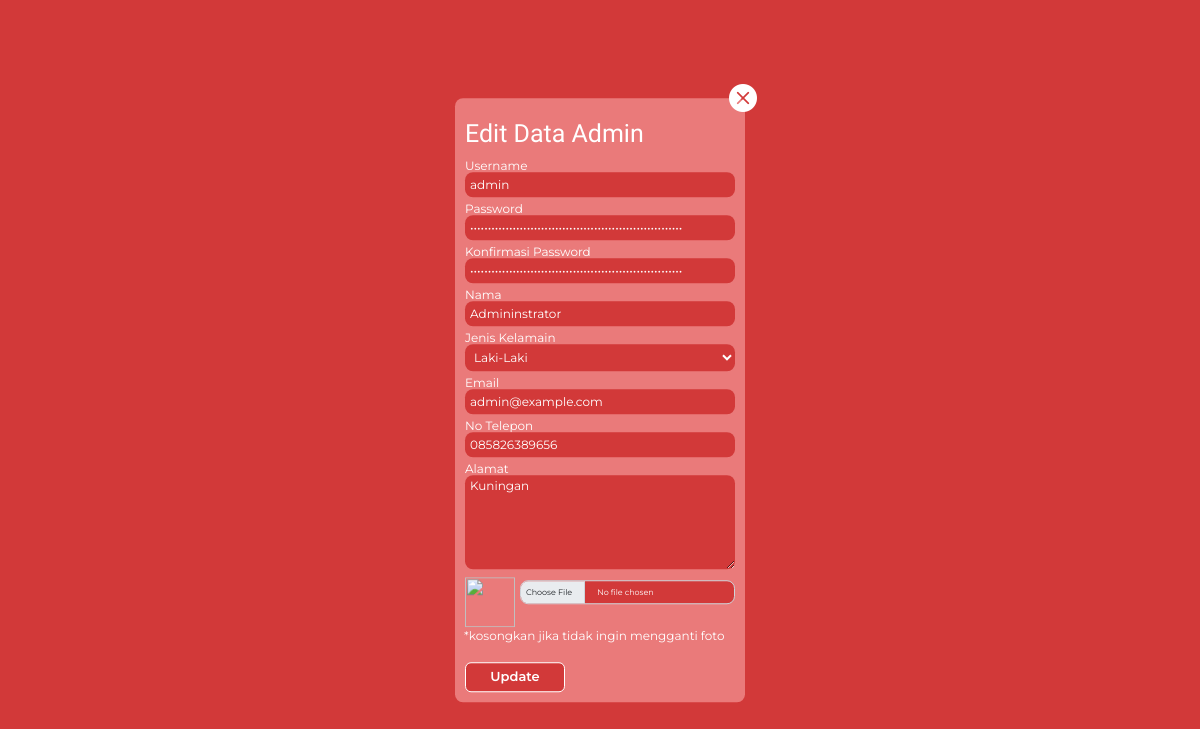
Screenshot of /edit-profil-admin.php (signed in) with the database file from the repository.
### tables this page shows
CREATE TABLE `user` (
  `id_user` int(11) NOT NULL,
  `username` varchar(50) NOT NULL,
  `pwd` varchar(255) NOT NULL,
  `nama` varchar(100) NOT NULL,
  `email` varchar(100) NOT NULL,
  `foto` varchar(100) NOT NULL,
  `no_induk` int(100) NOT NULL,
  `semester` int(100) NOT NULL,
  `ipk` varchar(11) NOT NULL,
  `alamat` text NOT NULL,
  `no_hp` varchar(50) NOT NULL,
  `jk` varchar(10) NOT NULL,
  `sudah_krs` varchar(100) NOT NULL,
  `level` varchar(25) NOT NULL
);

### function.php (called while the page is built, shortened)
<?php
    $conn = mysqli_connect("localhost","root","","m-project");
    function query($query) {
        global $conn;
        $result = mysqli_query($conn, $query);
        $rows = [];
        while ($row = mysqli_fetch_assoc($result)) {
            $rows[] = $row;
        }
        return $rows;
    }
    function deskripsi($teks) {
        $text = $teks;
        $kunci = 'm-project';
        $key = hash('sha256', $kunci);
        $pkey = "123";
        $method = "aes-192-cfb1";
        $iv = substr(hash('sha256', $pkey), 0, 16);
        $deskripsi = base64_decode($text);
        $deskripsi = openssl_decrypt($deskripsi, $method, $key, 0, $iv);
        return $deskripsi;
    }
?>

### edit-profil-admin.php (the view, shortened to what this page needs)
<?php
    include("function.php");
    $deskripsi = deskripsi($_COOKIE['project']);
    $data_diri = query("SELECT * FROM user WHERE id_user = $deskripsi")[0];
    if($data_diri['jk'] == "L") {
        $jk = "Laki-Laki";
    } else {
        $jk = "Perempuan";
    }
?>
<!DOCTYPE html>
<html lang="en">
<head>
    <link rel="stylesheet" href="bootstrap/css/bootstrap.min.css" />
    <link rel="stylesheet" href="https://cdn.jsdelivr.net/npm/bootstrap-icons@1.10.2/font/bootstrap-icons.css">
    <link rel="stylesheet" href="folder_css/admin.css" />
</head>
<body>
    <div class="container-fluid-md d-flex" style="background-color: #D23939; padding-left: 0px;">
    <div class="content tab-content" id="content">
        <div class="container-sm active" id="editr">
            <h3>Edit Data Admin</h3>
            <button type="reset" class="btn back">
                <a href="admin.php"><i class="bi bi-x-circle-fill"></i></a>
            </button>
            <form action="" method="post" enctype="multipart/form-data">
                <fifieldset>
                    <label for="username">Username</label>
                    <input type="text" placeholder="Username" name="username" value="<?= $data_diri['username']; ?>" required>
                    <label for="pwd">Password</label>
                    <input type="password" placeholder="Password" name="pwd" value="<?= $data_diri['pwd']; ?>" required>
                    <label for="pwd">Konfirmasi Password</label>
                    <input type="password" placeholder="Konformasi Password" name="pwd2" value="<?= $data_diri['pwd']; ?>" required>
                    <label for="nama">Nama</label>
                    <input type="text" placeholder="Nama" name="nama" value="<?= $data_diri['nama']; ?>" required>
                    <label for="jk">Jenis Kelamain</label>
                    <select name="jk" required>
                        <option value="<?= $data_diri['jk']; ?>" selected hidden><?= $jk ?></option>
                    </select>
                    <label for="email">Email</label>
                    <input type="email" placeholder="Email" name="email" value="<?= $data_diri['email']; ?>" required>
                    <label for="nohp">No Telepon</label>
                    <input type="text" placeholder="No. Telp" name="no_hp" value="<?= $data_diri['no_hp']; ?>" required>
                    <label for="alamat">Alamat</label>
                    <textarea class="text-white" name="alamat" cols="25" rows="7" placeholder="Alamat" required><?= $data_diri['alamat']; ?></textarea>
                    <img src="profil/<?= $data_diri['foto']; ?>" class="img-preview">
                    <div class="input-group mb-3 uploadFoto">
                        <input type="file" class="form-control" id="profil" name="foto" onchange="previewImg()">
                        <label for="foto" class="mb-1">*kosongkan jika tidak ingin mengganti foto</label>
                    </div>
                    <button type="submit" class="btn btn-sm" name="submit">
                        <a>Update</a>
                    </button>
            </form>
        </div>
    </div>
    </div>
</body>
</html>

### folder_css/admin.css (style rules this page uses)
* { margin: 0; padding: 0; border: 0; box-sizing: border-box; font-family: "Montserrat", sans-serif; }
body { line-height: 1; background-color: #d23939; }
body select { background: #d23939; border-radius: 8px; margin-bottom: 6px; padding: 5px; width: 100%; color: #ffffff; }
#editr { position: absolute; width: 290px; padding: 10px; left: 50%; top: 0; background: #ea7a7a; border-radius: 8px; font-weight: 400; font-size: 12px; line-height: 12px; color: #ffffff; transform: translate(-50%, -50%) scale(0.1); visibility: hidden; transition: all ease-in 0.4s; }
#editr form .form-control { position: absolute; font-size: 0.5rem; width: 215px; margin-top: -50px; margin-left: 55px; }
#editr form img { width: 50px; height: 50px; margin-bottom: 3px; }
#editr.active { top: 50%; visibility: visible; transform: translate(-50%, -50%) scale(1); z-index: 50; }
#editr h3 { font-family: "Acme"; font-style: normal; font-weight: 400; font-size: 25px; line-height: 32px; color: #ffffff; margin-top: 10px; margin-bottom: 10px; }
#editr form input { background: #d23939; border-radius: 8px; margin-bottom: 6px; padding: 5px; width: 100%; color: #ffffff; }
#editr form textarea { background: #d23939; border-radius: 8px; margin-bottom: 6px; padding: 5px; width: 100%; }
#editr form button { width: 100px; background: #d23939; border: 1px solid #ffffff; border-radius: 6px; text-align: center; font-weight: 600; font-size: 13px; color: #ffffff; }
#editr form button a { text-align: center; font-weight: 600; font-size: 13px; color: #ffffff; text-decoration: none; }
#editr .back { position: absolute; left: 90%; top: -4.5%; font-size: 28px; }
#editr .back a { text-decoration: none; color: #ffffff; }
.content { flex-grow: 1; background: #d23939; margin-left: 15px; }

### rows the page displays
user: username "admin", nama "Admininstrator", jk "Laki-Laki", email "admin@example.com", no_hp "085826389656", alamat "Kuningan"
